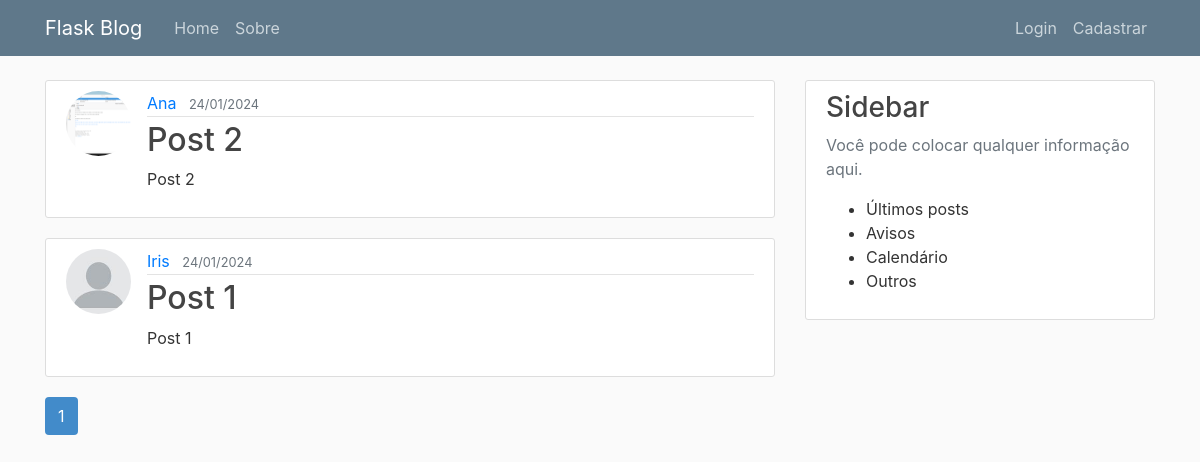
The app's page /home, older data.
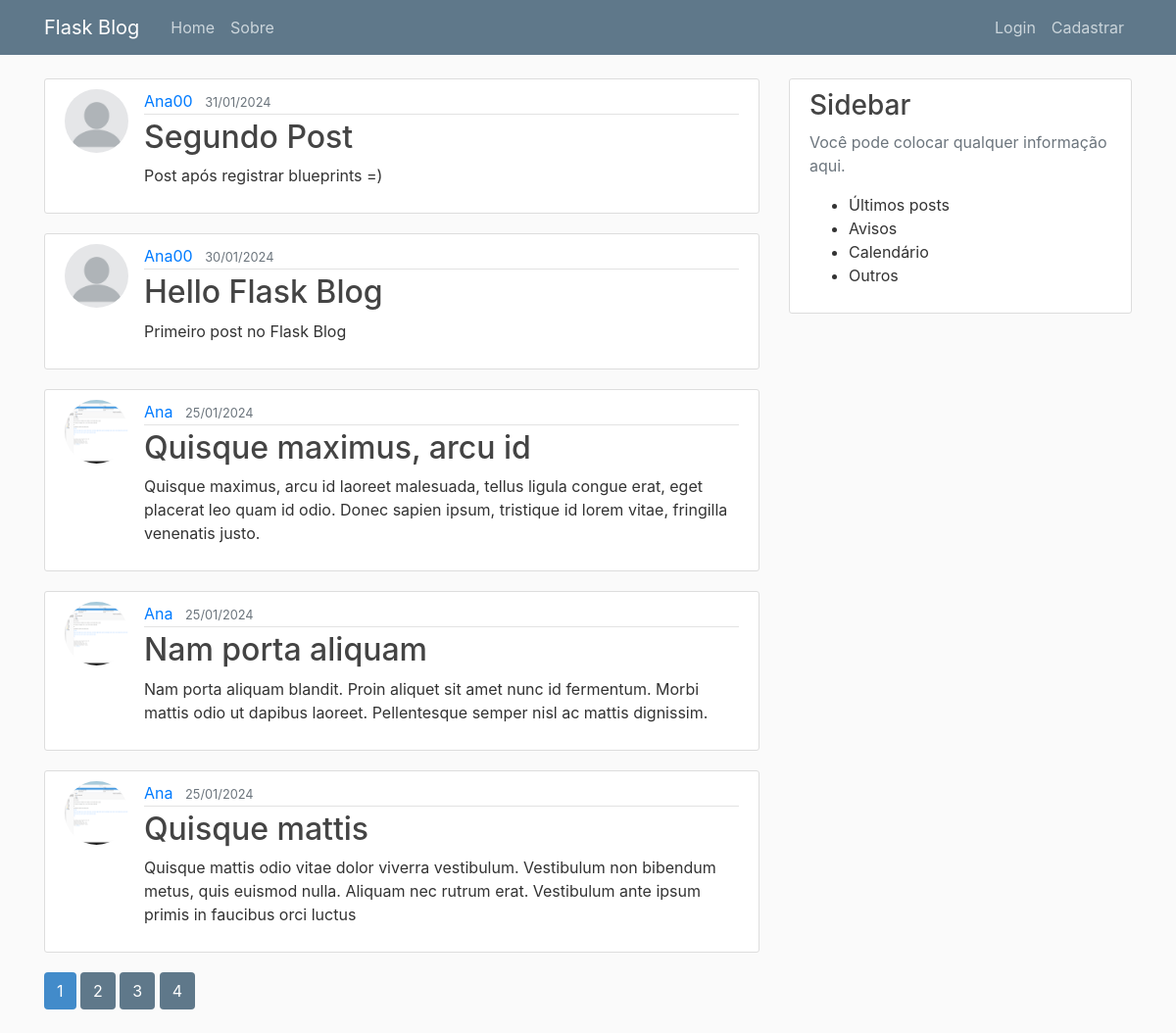
The same page, newer data.
### flaskblog/models.py (models this page shows, shortened)
class Post(db.Model):
    id = db.Column(db.Integer, primary_key=True)
    title = db.Column(db.String(100), nullable=False)
    date_posted = db.Column(db.DateTime, nullable=False, default=datetime.utcnow)
    content = db.Column(db.Text, nullable=False)
    user_id = db.Column(db.Integer, db.ForeignKey('user.id'), nullable=False)

class User(db.Model, UserMixin):
    id = db.Column(db.Integer, primary_key=True)
    username = db.Column(db.String(20), unique=True, nullable=False)
    email = db.Column(db.String(120), unique=True, nullable=False)
    image_file = db.Column(db.String(20), nullable=False, default='default.jpg')
    password = db.Column(db.String(60), nullable=False)
    posts = db.relationship('Post', backref='author', lazy=True)

### flaskblog/main/routes.py (the view)
@main.route("/")
@main.route("/home")
def home():
    page = request.args.get('page', 1, type=int)
    posts = Post.query.order_by(Post.date_posted.desc()).paginate(page=page, per_page=5)
    return render_template('home.html', posts=posts)

### flaskblog/templates/home.html
{% extends 'layout.html' %}
{% block content %}
    {% for post in posts.items %}
        <article class="media content-section">
            <img class="rounded-circle article-img" src="{{ url_for('static', filename='profile_pics/' + post.author.image_file) }}">
            <div class="media-body">
                <div class="article-metadata">
                    <a class="mr-2" href="{{ url_for('users.user_post', username=post.author.username) }}">{{ post.author.username }}</a>
                    <small class="text-muted">{{ post.date_posted.strftime('%d/%m/%Y') }}</small>
                </div>
                <h2><a class="article-title" href="{{ url_for('posts.post', post_id=post.id) }}">{{ post.title }}</a></h2>
                <p class="article-content">{{ post.content }}</p>
            </div>
        </article>
    {% endfor %}
    {% for page_num in posts.iter_pages(left_edge=1, right_edge=1, left_current=1, right_current=2) %}
        {% if page_num %}
            {% if posts.page == page_num %}
                <a class="btn btn-pagination mb-4" href="{{ url_for('main.home', page=page_num) }}">{{ page_num }}</a>
            {% else %}
                <a class="btn btn-pagination-current mb-4" href="{{ url_for('main.home', page=page_num) }}">{{ page_num }}</a>
            {% endif %}
            {% else %}
                ...
        {% endif %}
    {% endfor %}
{% endblock content %}

### flaskblog/templates/layout.html (shortened to what this page needs)
<!DOCTYPE html>
<html lang="pt-br">
<head>
    <link rel="stylesheet" href="https://cdn.jsdelivr.net/npm/bootstrap@4.0.0/dist/css/bootstrap.min.css"
>
    <link rel="stylesheet" type="text/css" href="{{ url_for('static', filename='main.css') }}">
</head>
<body>
    <header class="site-header">
        <nav class="navbar navbar-expand-md navbar-dark bg-steel fixed-top">
            <div class="container">
                <a class="navbar-brand mr-4" href="/">Flask Blog</a>
                <div class="collapse navbar-collapse" id="navbarToggle">
                    <div class="navbar-nav mr-auto">
                        <a class="nav-item nav-link" href="{{ url_for('main.home') }}">Home</a>
                        <a class="nav-item nav-link" href="{{ url_for('main.sobre') }}">Sobre</a>
                    </div>
                    <div class="navbar-nav">
                        {% if current_user.is_authenticated %}
                            <a class="nav-item nav-link" href="{{ url_for('posts.novo_post') }}">Novo Post</a>
                            <a class="nav-item nav-link" href="{{ url_for('users.conta') }}">Meu Perfil</a>
                            <a class="nav-item nav-link" href="{{ url_for('users.logout') }}">Sair</a>
                        {% else %}
                            <a class="nav-item nav-link" href="{{ url_for('users.login') }}">Login</a>
                            <a class="nav-item nav-link" href="{{ url_for('users.cadastrar') }}">Cadastrar</a>
                        {% endif %}
                    </div>
                </div>
            </div>
        </nav>
    </header>
    <main role="main" class="container">
        <div class="row">
            <div class="col-md-8">
                {% block content %}{% endblock %}
            </div>
            <div class="col-md-4">
                <div class="content-section">
                    <h3>Sidebar</h3>
                    <p class='text-muted'>Você pode colocar qualquer informação aqui.
                    <ul>
                        <li>Últimos posts</li>
                        <li>Avisos</li>
                        <li>Calendário</li>
                        <li>Outros</li>
                    </ul>
                    </p>
                </div>
            </div>
        </div>
    </main>
</body>
</html>

### flaskblog/static/main.css (style rules this page uses)
body { background: #fafafa; color: #333333; margin-top: 5rem; }
h1, h2, h3, h4, h5, h6 { color: #444444; }
.bg-steel { background-color: #5f788a; }
.site-header .navbar-nav .nav-link { color: #cbd5db; }
.content-section { background: #ffffff; padding: 10px 20px; border: 1px solid #dddddd; border-radius: 3px; margin-bottom: 20px; }
.article-title { color: #444444; }
.article-content { white-space: pre-line; }
.article-img { height: 65px; width: 65px; margin-right: 16px; }
.article-metadata { padding-bottom: 1px; margin-bottom: 4px; border-bottom: 1px solid #e3e3e3 }
.btn-pagination { color: #ffffff; background-color: #428bca; }
.btn-pagination-current { color: #ffffff; background-color: #5f788a; }

Row changes from the older to the newer data that the page shows:
no longer on this page (row unchanged): Post: image_file (picture), author.username "Ana", date_posted "24/01/2024", title "Post 2", content "Post 2"
removed Post: image_file (picture), author.username "Iris", date_posted "24/01/2024", title "Post 1", content "Post 1"
added Post: image_file (placeholder picture), author.username "Ana00", date_posted "31/01/2024", title "Segundo Post", content "Post após registrar blueprints =)"
added Post: image_file (placeholder picture), author.username "Ana00", date_posted "30/01/2024", title "Hello Flask Blog", content "Primeiro post no Flask Blog"
added Post: image_file (picture), author.username "Ana", date_posted "25/01/2024", title "Quisque maximus, arcu id", content "Quisque maximus, arcu id laoreet malesuada, tellus ligula congue erat, eget placerat leo quam id odio. Donec sapien ipsum, tristique id lorem vitae, fringilla venenatis justo."
added Post: image_file (picture), author.username "Ana", date_posted "25/01/2024", title "Nam porta aliquam", content "Nam porta aliquam blandit. Proin aliquet sit amet nunc id fermentum. Morbi mattis odio ut dapibus laoreet. Pellentesque semper nisl ac mattis dignissim."
added Post: image_file (picture), author.username "Ana", date_posted "25/01/2024", title "Quisque mattis", content "Quisque mattis odio vitae dolor viverra vestibulum. Vestibulum non bibendum metus, quis euismod nulla. Aliquam nec rutrum erat. Vestibulum ante ipsum primis in faucibus orci luctus"
Text that changed along with them:
new list line: "2"
new list line: "3"
new list line: "4"
